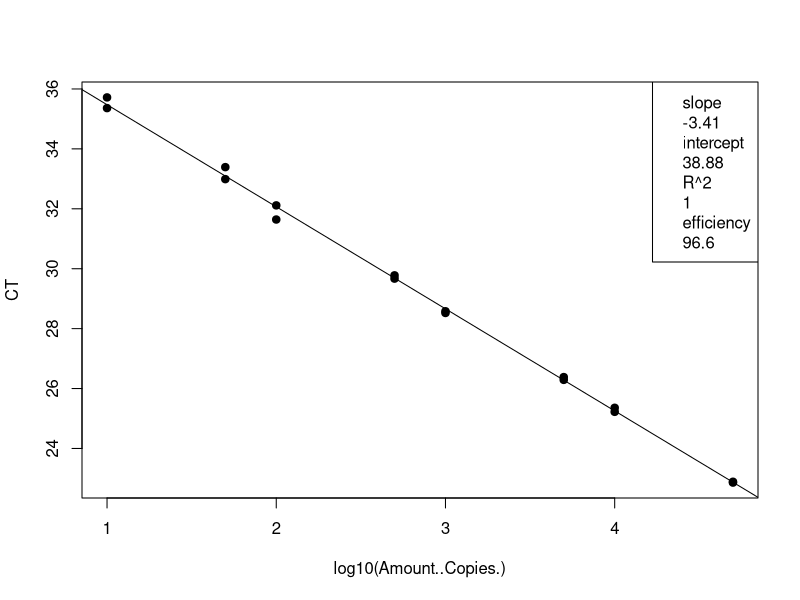
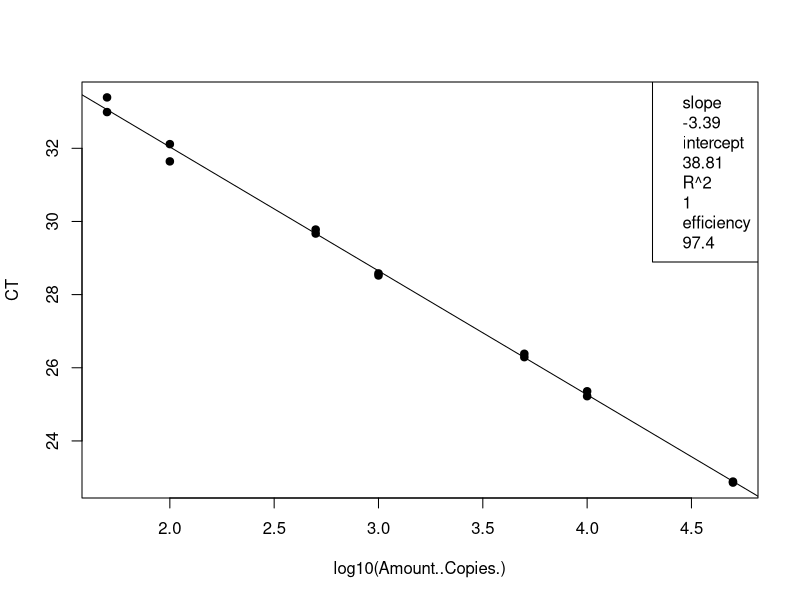
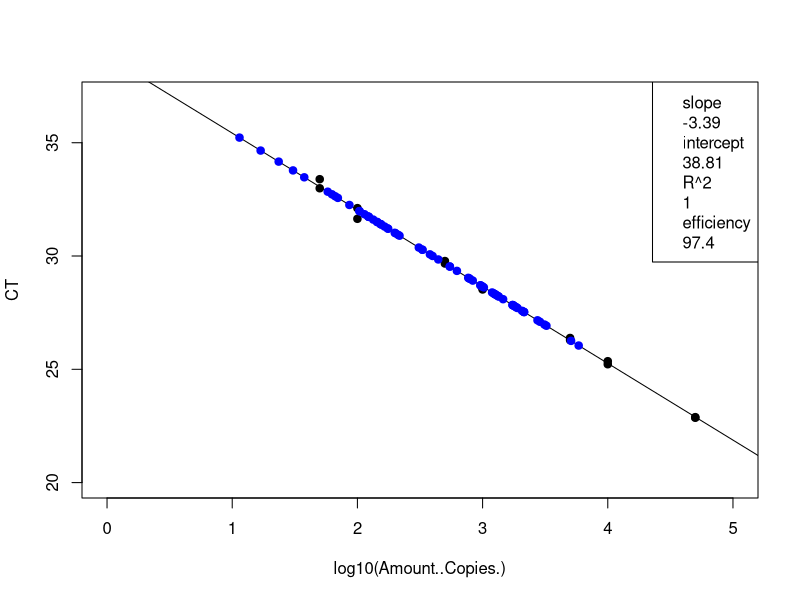
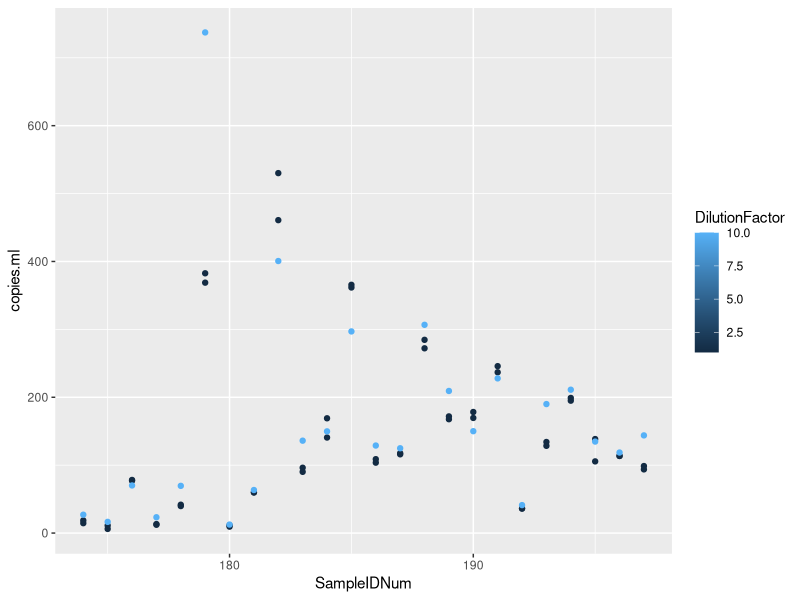

Write R code to recreate these figures, in order.
## ---- chunk 1
knitr::opts_chunk$set(echo = TRUE)

## ---- chunk 2
# load the data (note data file must be in this repository)
data <- read.csv("Plate9_GenBac_qPCRConversion.csv")
View(data)

# clean up the data file (there is some stuff at the bottom and extra blank rows)
#data <- data[-68:-70,] # This removes rows 92-95
View(data)

# assign to the correct data class #warning message about NAs is OK
class(data$CT) # check the data class type
data$CT <- as.numeric(as.character(data$CT)) # change to numeric
data$Amount..Copies. <- as.numeric(as.character(data$Amount..Copies.)) # change to numeric
## ---- chunk 3
# linear regression of standard curve
standards = data[1:16,]
standardCurve <- lm(CT ~ log10(Amount..Copies.), data = standards)
  
standardCurvePlot <- plot(CT ~ log10(Amount..Copies.), data = standards, pch=19) 
abline(coef(standardCurve)) 
legend("topright", legend=c(paste= "slope", round(standardCurve$coefficients[2], 2), 
                            paste= "intercept", round(standardCurve$coefficients[1], 2), 
                            paste= "R^2", round(summary(standardCurve)$r.squared, 2),
                            paste = "efficiency", round((10^(-1/standardCurve$coefficients[2])-1)*100, 1)))
## ---- chunk 4
# remove standards that sucked and redo analysis NOT NEEDED 21 Jan 2020
standards <- standards[-15:-16,] # uncomment this line and change which rows to remove
standardCurve <- lm(CT ~ log10(Amount..Copies.), data = standards)

standardCurvePlot <- plot(CT ~ log10(Amount..Copies.), data = standards, pch=19)
abline(coef(standardCurve))
col = "blue"
legend("topright", legend=c(paste= "slope", round(standardCurve$coefficients[2], 2),
                            paste= "intercept", round(standardCurve$coefficients[1], 2),
                            paste= "R^2", round(summary(standardCurve)$r.squared, 2),
                            paste = "efficiency", round((10^(-1/standardCurve$coefficients[2])-1)*100, 1)))
## ---- chunk 5
# data set of unknowns including info on standard curve
#unknowns = subset(data, Name == "UNKNOWN")
unknowns = data[17:88,]
#unknowns <- unknowns[-1:-3,] # uncomment this line and change which rows to remove if these samples were outside of the standard curve

# add new columns to the data table
unknowns$plate_num = 1 #change to the actual plate number
unknowns$standard_slope = standardCurve$coefficients[2]
unknowns$standard_intercept = standardCurve$coefficients[1]
unknowns$R2 = summary(standardCurve)$r.squared
unknowns$efficiency =  (10^(-1/standardCurve$coefficients[2])-1)*100
  
# add a new column that interpolates copies/well from Ct for the unknowns
unknowns$log.copies.well = ((unknowns$CT - standardCurve$coefficients[1])/standardCurve$coefficients[2])
unknowns$copies.well = 10^unknowns$log.copies.well

# copies/ul extract accounting for dilution factor
vol.well = 3 #qPCR template volume in ul
unknowns$vol.well = vol.well
unknowns$copies.ul = ((unknowns$copies.well/vol.well)*unknowns$DilutionFactor)

# copies/extraction
vol.elution = 110 #DNA extraction elution volume in ul
unknowns$vol.elution = vol.elution
unknowns$copies.extraction = (unknowns$copies.ul*vol.elution)

# copies/ml #Volume is volume of sample filtered in mL
unknowns$copies.ml = (unknowns$copies.extraction/unknowns$Volume)


## ---- chunk 6
standards <- standards[-15:-16,] # uncomment this line and change which rows to remove
standardCurve <- lm(CT ~ log10(Amount..Copies.), data = standards)

standardCurvePlot <- plot(CT ~ log10(Amount..Copies.), data = standards, pch=19, ylim=c(20,37), xlim=c(0,5))
abline(coef(standardCurve))
col = "blue"
legend("topright", legend=c(paste= "slope", round(standardCurve$coefficients[2], 2),
                            paste= "intercept", round(standardCurve$coefficients[1], 2),
                            paste= "R^2", round(summary(standardCurve)$r.squared, 2),
                            paste = "efficiency", round((10^(-1/standardCurve$coefficients[2])-1)*100, 1)))

unknowns = unknowns[1:72,]
standardCurve <- lm(CT ~ log10(copies.well), data = unknowns)

standardCurvePlot <- points(CT ~ log10(copies.well), data = unknowns, pch=19, col = "blue")


#abline(coef(standardCurve))
#legend("topright", legend=c(paste= "slope", round(standardCurve$coefficients[2], 2),
                            #paste= "intercept", round(standardCurve$coefficients[1], 2),
                            #paste= "R^2", round(summary(standardCurve)$r.squared, 2),
                            #paste = "efficiency", round((10^(-1/standardCurve$coefficients[2])-1)*100, 1)))
## ---- chunk 7
# make a plot that compares the diluted to undiluted replicates for each sample including dilution factor
library("ggplot2")
unknowns$SampleIDNum <- as.numeric(as.character(unknowns$SampleIDNum)) # change to numeric
replicates = unknowns[1:72,]
#replicates <- replicates[-18,] # This removes rows (B11)
#replicates <- replicates[-32,] # This removes rows (D8)
#replicates <- replicates[-55,] # This removes rows (G5)
qplot(SampleIDNum,copies.ml, data=replicates, col=DilutionFactor)
## ---- chunk 8
# write csv file
write.csv(unknowns, file = "Plate9_GenBac_ConvertedData.csv", row.names=FALSE, na="")

# average the replicates (if not strongly inhibited) and make a new file
library(dplyr)
data.average = unknowns %>% group_by(SampleIDNum) %>% summarise(copies.ml = mean(copies.ml, na.rm = T))
write.csv(data.average, file = "Plate9_GenBac_Averaged.csv", row.names=FALSE, na="")
